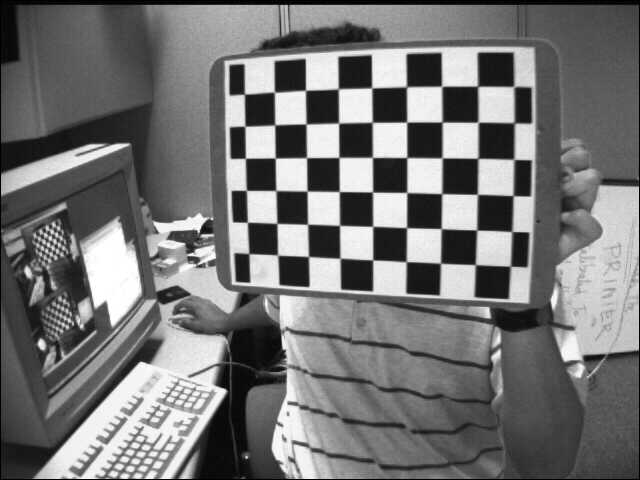
#> input picture Resources/left01.jpg, 640 x 480 px; its folder holds only this picture in this run
$ python calibration_final.py
#> lines starting #> are read from the running program, lines starting #| are printed output that depends on the picture; after the words box and inside, x2 and y2 are one past the last pixel; in counts of white or black regions, pixels touching at a corner belong together; long printed decimals are rounded
import numpy as np
import cv2 as cv
import matplotlib.pyplot as plt
import glob

#dimension del chessboard
chessboard = (6,7)

#termination criteria
criteria = (cv.TERM_CRITERIA_EPS + cv.TERM_CRITERIA_MAX_ITER, 30, 0.001)

#preparamos los puntos objeto
objp = np.zeros((chessboard[0]*chessboard[1],3), np.float32)
objp[:,:2] = np.mgrid[0:chessboard[1],0:chessboard[0]].T.reshape(-1,2) #puntos de la forma (0,0,0),(1,0,0),(2,0,0),etc


# Arrays vacios para almacenar los puntos objeto y los puntos imagen
objpoints = [] # 3d point in real world space
imgpoints = [] # 2d points in image plane

#array con los paths de las imagenes que se van a utilizar

images = glob.glob('Resources\*.jpg')

for fname in images:        #bucle para cada imagen
    img = cv.imread(fname)
#> img is the input picture: shape (480, 640, 3); min 0, max 255, mean 116.6
    gray = cv.cvtColor(img, cv.COLOR_BGR2GRAY) #pasa la imagen a blanco y negro
    ret, corners = cv.findChessboardCorners(gray, (chessboard[1],chessboard[0]), None) #esta funcion encuentra las esquinas del chessboard
#> ret = True; corners = 42 rows, first 8: [475.4, 264.8], [440.5, 263.2], [405.9, 261.5], [372.9, 259.9], [340.6, 258.5], [308.7, 256.4], [277.6, 255.1], [476.7, 230.1]
    if ret == True:  #si el pattern ha sido detectado
        objpoints.append(objp) #añade puntos objeto
        corners2 = cv.cornerSubPix(gray,corners, (11,11), (-1,-1), criteria) #esta funcion refina el colocamiento de las esquinas
#> corners2 = 42 rows, first 8: [475.3, 264.6], [440.5, 263.2], [406.2, 261.7], [372.7, 259.9], [340, 258.2], [308.5, 256.5], [277.6, 255.1], [476.7, 230]
        imgpoints.append(corners2) #añade los puntos imagen refinados
        cv.drawChessboardCorners(img, (chessboard[1],chessboard[0]), corners2, ret) #dibuja los puntos en el chessboard
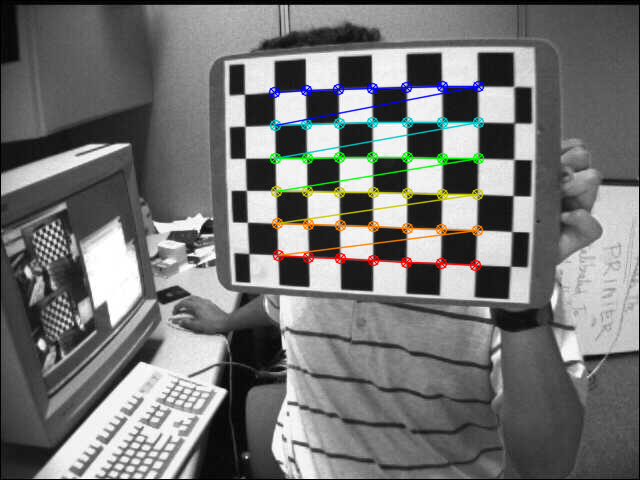
#> img: shape (480, 640, 3); 3.22% of pixels changed, all inside (x1, y1, x2, y2) = (268, 80, 485, 272)
        #cv.imshow('img', img)
        #cv.waitKey()
cv.destroyAllWindows()

#obtenemos la camera matrix, distortion coeffs, rotation and traslation vectors

ret, mtx, dist, rvecs, tvecs = cv.calibrateCamera(objpoints, imgpoints, gray.shape[::-1], None, None)
#> ret = 0.146; mtx = [[841.1, 0, 299.8], [0, 795.4, 311.1], [0, 0, 1]]; dist = [[-0.744, 1.23, -0.063, 0.0252, -4.97]]; rvecs = ([-0.679, 0.378, -3.01],); tvecs = ([4.77, -1.27, 22.63],)

# [9 lines of commented-out code are left out]

sum_error = 0
error_vec = []
for i in range(len(objpoints)):
    error = 0
    imgpoints2, _ = cv.projectPoints(objpoints[i], rvecs[i], tvecs[i], mtx, dist)
    error = cv.norm(imgpoints[i], imgpoints2, cv.NORM_L2)/len(imgpoints2)
    error_vec.append(error)
    sum_error += error
#> this loop made 1 pass
#> (error, sum_error) on pass 1: (0.0226, 0.0226)
#> after the loop, error_vec = [0.0226]; sum_error = 0.0226

mean_error = sum_error / len(objpoints)
#> mean_error = 0.0226
print(error_vec)
#| [0.02255]
print('Mean reprojection error: ',mean_error)
#| Mean reprojection error:  0.02255


#data bar plot

x = np.arange(1,len(objpoints)+1)
#> x = [1]

fig, ax = plt.subplots()
ax.bar(x, error_vec)
plt.axhline(mean_error, color='r', linestyle='--')
plt.show()
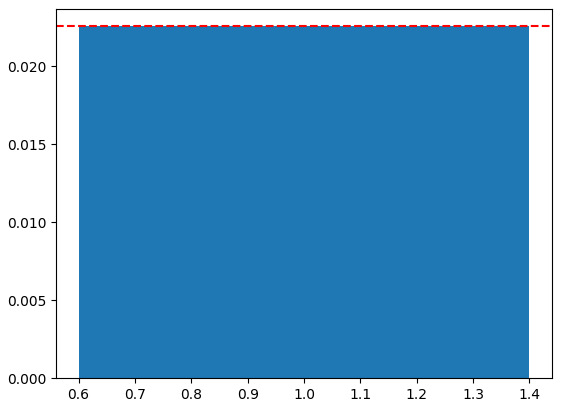
#> figure drawn by matplotlib, 1 panel

$ run again, on Resources/left06.jpg
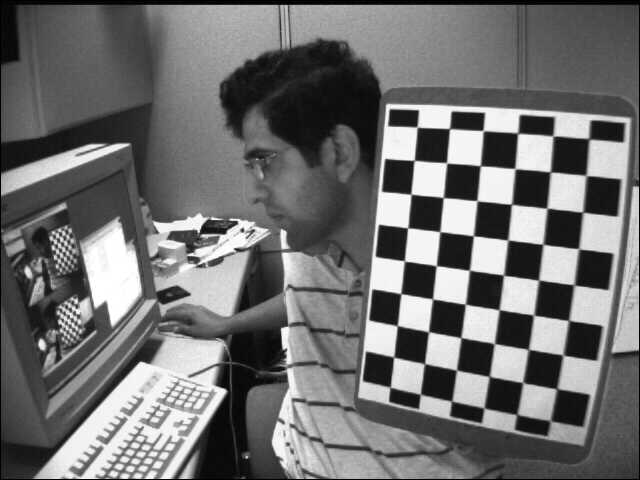
#> input picture Resources/left06.jpg, 640 x 480 px
#> img is the input picture: shape (480, 640, 3); min 0, max 255, mean 111.6
#> `ret, corners = cv.findChessboardCorners(gray, (chessboard[1],chessboar..`: ret = True; corners = 42 rows, first 8: [393.4, 357.4], [397.1, 325.6], [400.9, 293.6], [404.5, 261], [407.6, 227.9], [411.1, 194.4], [414.3, 160.3], [425.3, 364.2]
#> corners2 = 42 rows, first 8: [393.7, 357], [397.3, 325.6], [400.8, 293.6], [404.4, 261], [407.7, 227.8], [410.9, 194.2], [414.1, 160.4], [424.5, 363.6]
#> `cv.drawChessboardCorners(img, (chessboard[1],chessboard[0]), corners2,..`:
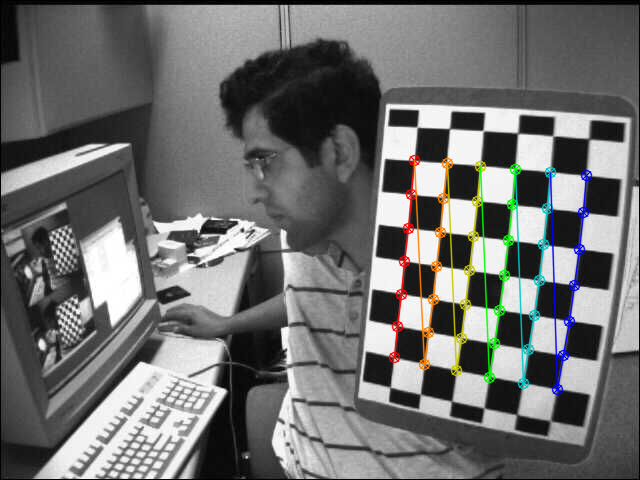
#> img: shape (480, 640, 3); 3.3% of pixels changed, all inside (x1, y1, x2, y2) = (388, 154, 593, 396)
#> `ret, mtx, dist, rvecs, tvecs = cv.calibrateCamera(objpoints, imgpoints..`: ret = 0.117; mtx = [[574.7, 0, 288.4], [0, 587.5, 224.7], [0, 0, 1]]; dist = [[-0.31, 0.128, 0.000395, 0.0181, -0.0952]]; rvecs = ([-0.34, 0.43, -1.43],); tvecs = ([3.27, 4.06, 17.68],)
#> the loop `for i in range(len(objpoints)):` made 1 pass
#> (error, sum_error) on pass 1: (0.018, 0.018)
#> after the loop `for i in range(len(objpoints)):`: error_vec = [0.018]; sum_error = 0.018
#| [0.01799]
#| Mean reprojection error:  0.01799
#> x = [1]
#> `plt.show()`:
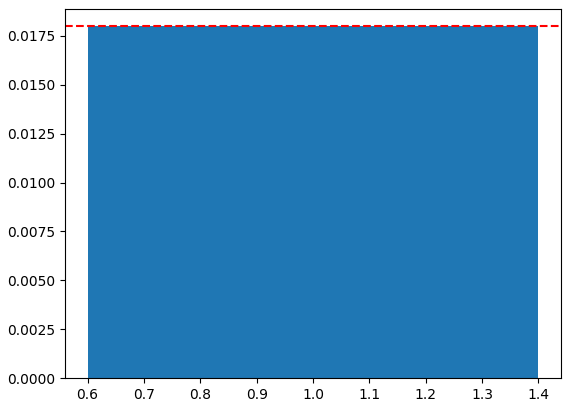
#> figure drawn by matplotlib, 1 panel

$ run again, on Resources/left07.jpg
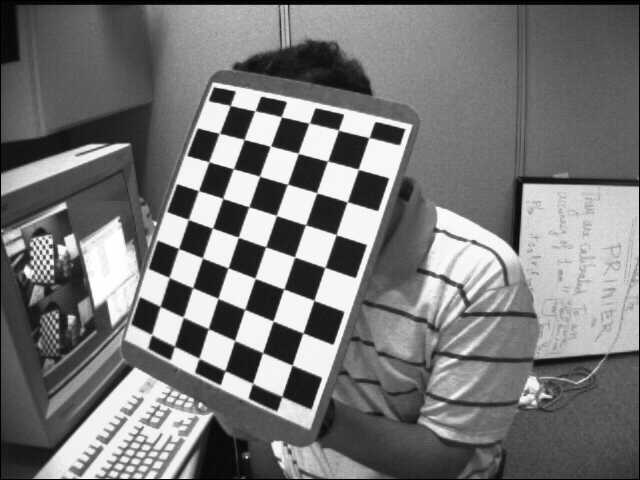
#> input picture Resources/left07.jpg, 640 x 480 px
#> img is the input picture: shape (480, 640, 3); min 0, max 255, mean 119.5
#> `ret, corners = cv.findChessboardCorners(gray, (chessboard[1],chessboar..`: ret = True; corners = 42 rows, first 8: [160.1, 306.3], [169.2, 277.3], [178.8, 248.6], [188.3, 219.5], [198.8, 190.6], [209.1, 161.8], [219.5, 133.3], [182.9, 316.8]
#> corners2 = 42 rows, first 8: [160.1, 306.3], [169.1, 277.5], [178.5, 248.5], [188.3, 219.4], [198.4, 190.6], [208.8, 161.7], [219.3, 133.3], [183.2, 317.2]
#> `cv.drawChessboardCorners(img, (chessboard[1],chessboard[0]), corners2,..`:
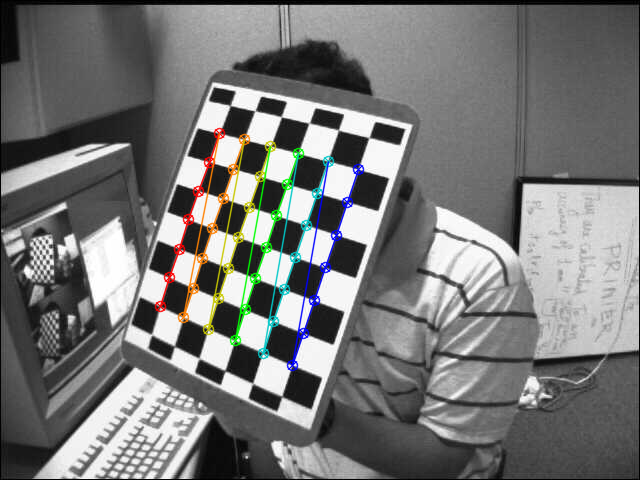
#> img: shape (480, 640, 3); 3.08% of pixels changed, all inside (x1, y1, x2, y2) = (154, 127, 365, 372)
#> `ret, mtx, dist, rvecs, tvecs = cv.calibrateCamera(objpoints, imgpoints..`: ret = 0.0973; mtx = [[714.7, 0, 313.9], [0, 701.1, 191.3], [0, 0, 1]]; dist = [[-0.675, 4.02, 0.0247, 0.0282, -21.78]]; rvecs = ([-0.432, 0.195, -1.24],); tvecs = ([-5.01, 3.73, 22],)
#> the loop `for i in range(len(objpoints)):` made 1 pass
#> (error, sum_error) on pass 1: (0.015, 0.015)
#> after the loop `for i in range(len(objpoints)):`: error_vec = [0.015]; sum_error = 0.015
#| [0.01501]
#| Mean reprojection error:  0.01501
#> x = [1]
#> `plt.show()`:
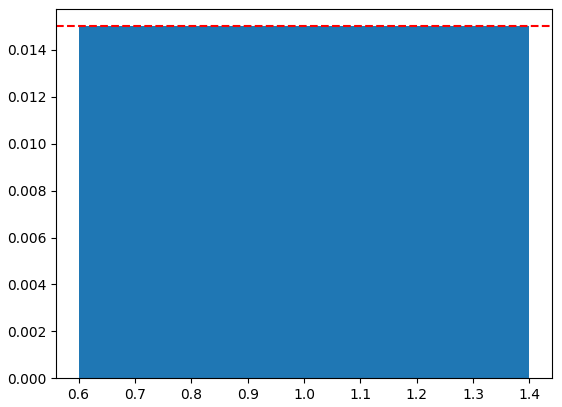
#> figure drawn by matplotlib, 1 panel

$ run again, on Resources/left02.jpg
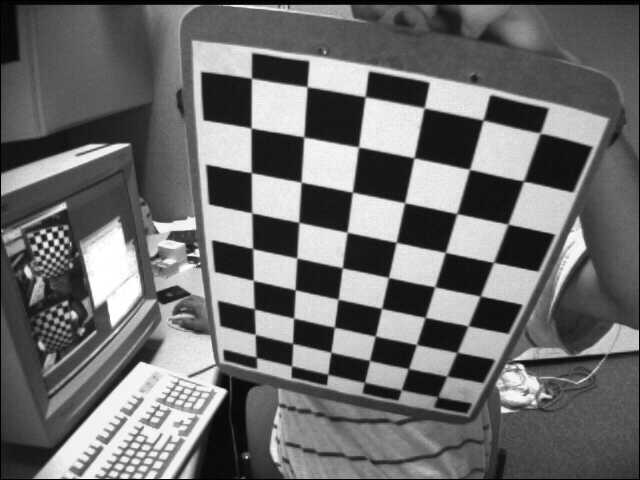
#> input picture Resources/left02.jpg, 640 x 480 px
#> img is the input picture: shape (480, 640, 3); min 0, max 255, mean 109
#> `ret, corners = cv.findChessboardCorners(gray, (chessboard[1],chessboar..`: ret = True; corners = 42 rows, first 8: [254.7, 308.6], [253.5, 280.5], [252.6, 248.4], [252.4, 213.8], [251.5, 172.4], [251.8, 128.6], [251.5, 77.99], [293.3, 318]
#> corners2 = 42 rows, first 8: [254.3, 308.9], [253.3, 280.4], [252.6, 248.6], [251.8, 212.8], [251.3, 172.7], [251.1, 128], [251.5, 78.19], [293.6, 318.1]
#> `cv.drawChessboardCorners(img, (chessboard[1],chessboard[0]), corners2,..`:
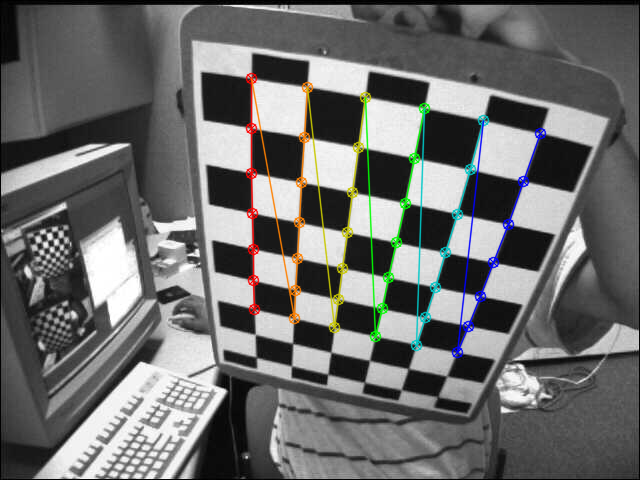
#> img: shape (480, 640, 3); 3.62% of pixels changed, all inside (x1, y1, x2, y2) = (245, 72, 547, 359)
#> `ret, mtx, dist, rvecs, tvecs = cv.calibrateCamera(objpoints, imgpoints..`: ret = 0.106; mtx = [[579.9, 0, 324.8], [0, 594.1, 262.5], [0, 0, 1]]; dist = [[-0.367, 0.14, -0.0158, 0.0108, -0.0557]]; rvecs = ([0.465, 0.73, -1.33],); tvecs = ([-1.72, 1.11, 13.95],)
#> the loop `for i in range(len(objpoints)):` made 1 pass
#> (error, sum_error) on pass 1: (0.0163, 0.0163)
#> after the loop `for i in range(len(objpoints)):`: error_vec = [0.0163]; sum_error = 0.0163
#| [0.01634]
#| Mean reprojection error:  0.01634
#> x = [1]
#> `plt.show()`:
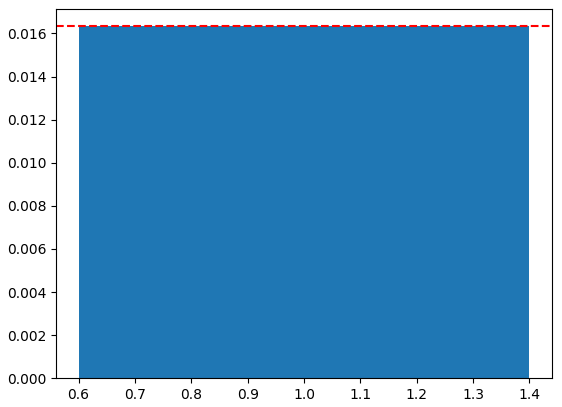
#> figure drawn by matplotlib, 1 panel
